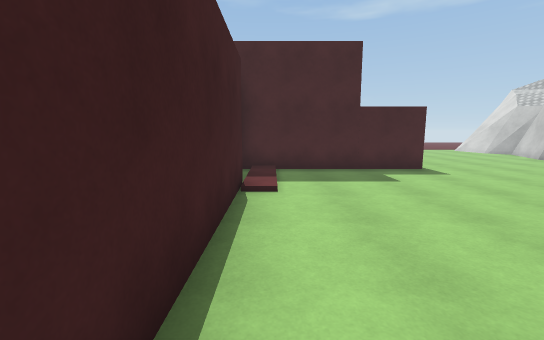
[1] (above)

16 first-person views from a walk through a Unity game level. The camera is 1.5 m above the floor, tilts 8° down and sees 90° across. The floor is counted in squares, 1.12 m on a side. Each view is taken from the middle of a square. On the plan, view 1 faces up. The plan holds only what a view shows up to about 13 squares ahead; the rest is blank. The place goes on beyond the plan. The player character is not drawn. Surface patterns are stand-ins for the level's own textures.

[2]
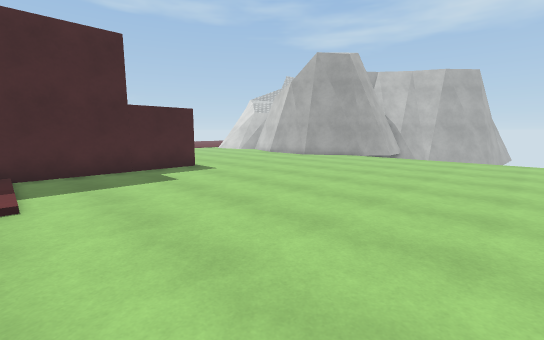

[3]
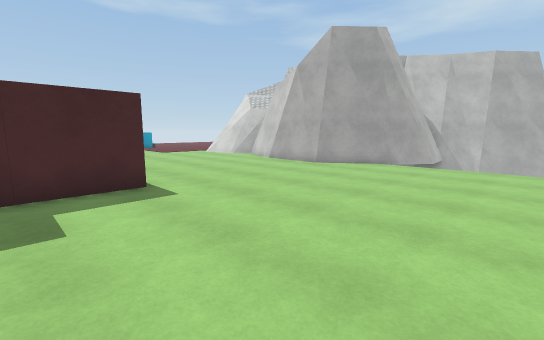

[4]
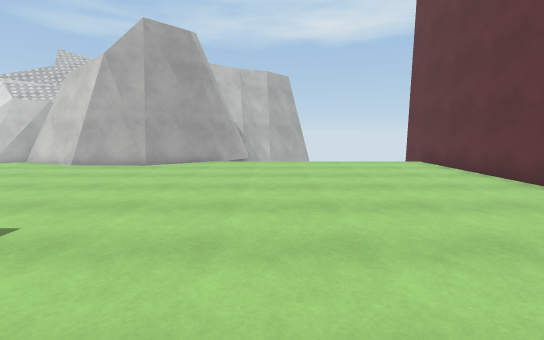

[5]
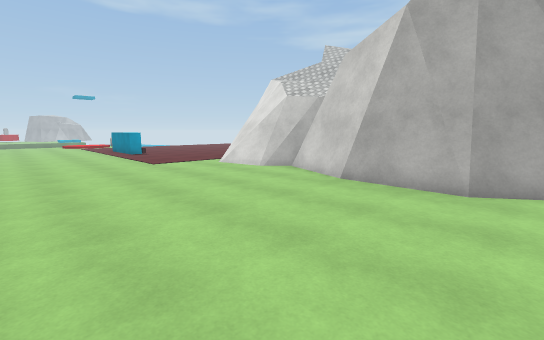

[6]
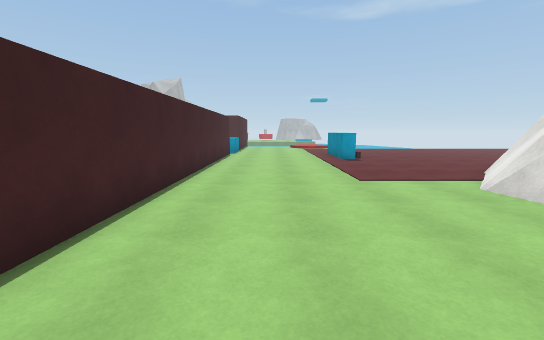

[7]
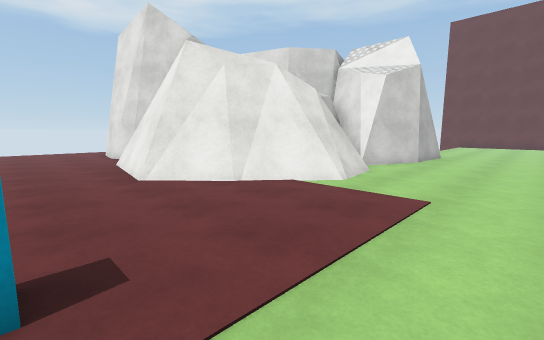

[8]
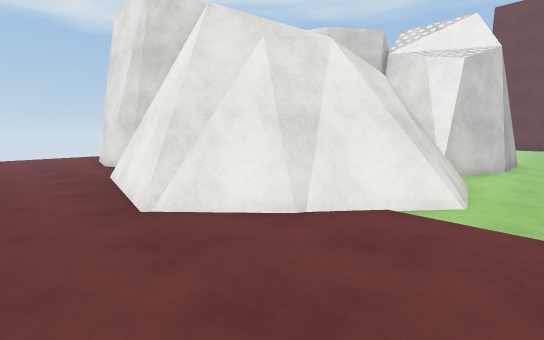

[9]
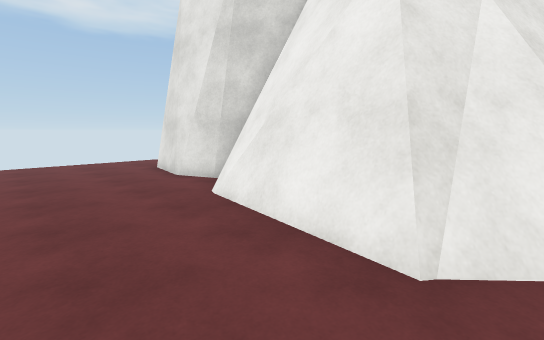

[10]
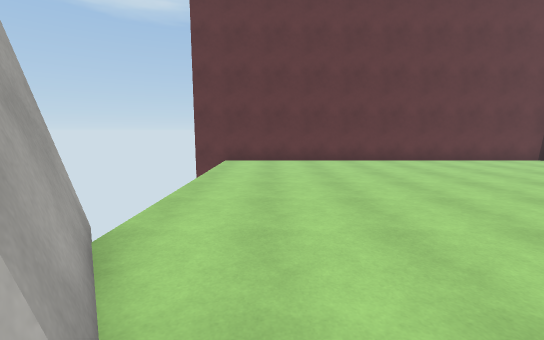

[11]
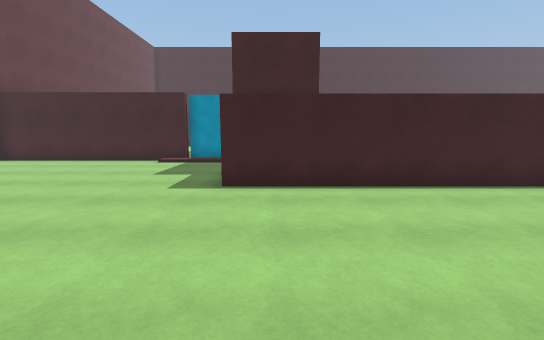

[12]
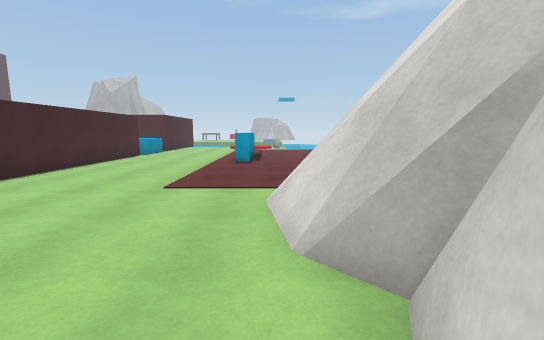

[13]
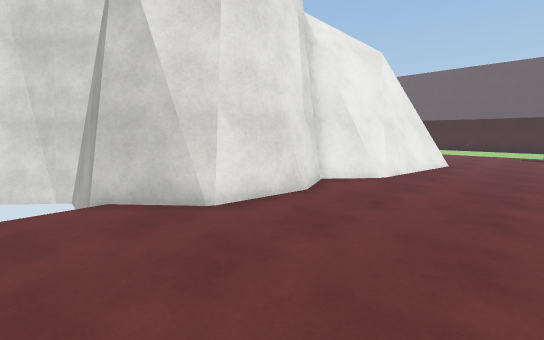

[14]
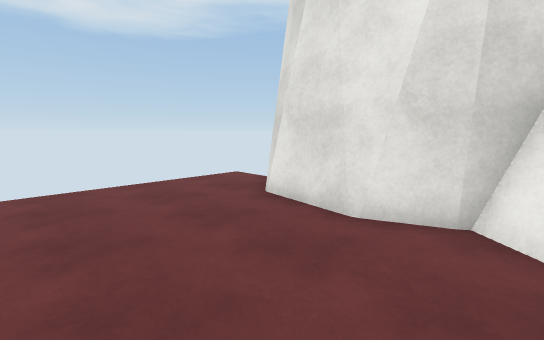

[15]
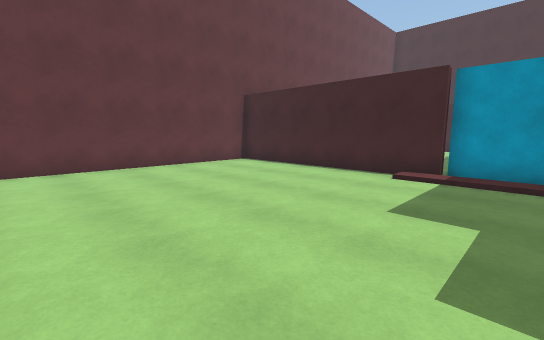

[16]
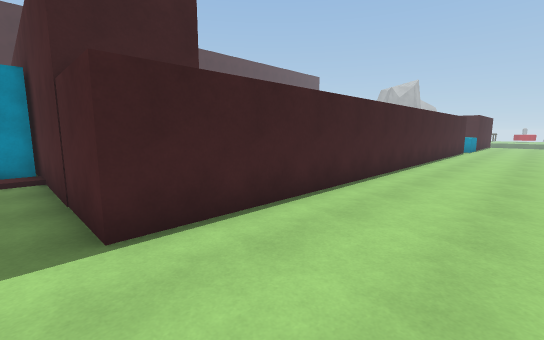

### Floor plan
Points are (right, up) in squares from view 1. A wall is a line through its corners. A room is listed if a view was taken in it or the views show most of it. See-through windows are left out.
Room 1 (views 1, 2, 3, 4, 5, 6, 7, 8, 9, 10, 11, 12, 13, 14, 15, 16)
walls: (12.9, 12.6) (14.3, 15.9); (12.9, 10) (12.8, 10.4) (12.9, 13.1); (13.1, 10.1) (12.9, 10.7); (14.8, 15.9) (14.1, 16.6); (14.5, 16.4) (14, 17.3) (13.8, 18.5); (13.9, 17) (13.6, 18.7); (15.1, 15.9) (14.4, 16.6); (14.7, 16.4) (14.3, 17.1) (14.1, 18.2); (13.6, 18.4) (13.6, 19.1) (15.1, 20.9); (13.8, 18.3) (13.9, 19) (15.2, 20.6); (14.6, 8) (13.1, 10.2); (14.2, 19) (15.3, 20.5); (14.8, 7.3) (12.8, 10.2); (15.9, 6.8) (14.8, 7.6); (15.9, 6.6) (15, 7.2) (14.5, 8.1); (15.2, 20.4) (15.5, 21.1) (16.7, 22.2); (15.1, 20.6) (15.5, 21.4); (15.2, 21.3) (16.8, 22.8); (15.4, 21.2) (16.7, 22.4); (16.7, 22.1) (17.2, 22.8); (16.6, 22.4) (16.9, 22.8) (20.2, 22.3); (17, 22.9) (20.3, 22.4) (21.1, 22.1) (22.3, 21.1); (16.8, 23.1) (20.5, 22.6); (-1.2, 9.8) (-1.2, 6.9); (20, 22.4) (21.2, 21.9); (12.1, 26) (11.4, 26); (-0.8, 7) (-0.8, -1.7) (15.6, -1.7); (21.1, 21.8) (22.1, 21) (22.8, 21.5); (22.3, 21.4) (23.9, 22.1) (26.4, 21.7) (27.9, 20); (5.4, 26.5) (5.4, 9.8) (-1.5, 9.8); (23.6, 21.8) (24.5, 22); (24.2, 21.9) (26.2, 21.6); (26, 21.7) (26.7, 21.3)
low walls: (14.3, 15.9) (13.4, 16.8); (14, 16.5) (13.6, 17.2); (14.6, 15.9) (13.7, 16.9) (13.3, 19.1); (14.2, 16.5) (13.9, 17); (13.3, 17.5) (13.1, 19.1); (13.3, 18.7) (13.4, 19.2) (15, 21.1); (13.2, 18.8) (13.2, 19.3) (13.4, 19.6); (13.5, 19.7) (14.2, 20.5); (14.4, 20.8) (14.8, 21.3); (15, 20.8) (15.2, 21.3); (14.9, 21.1) (15, 21.4) (16.8, 23.1); (16.5, 22.9) (16.8, 23.3) (20.6, 22.8); (20.8, 22.5) (21.2, 22.3) (22.3, 21.4); (21.2, 22.6) (22.5, 21.5)

Positions as (right, up) in squares from view 1, and headings:
1: (0, 0), facing up
2: (0, 0), facing up-right
3: (3, 3), facing up-right
4: (2, 5), facing right
5: (6, 9), facing up-right
6: (8, 13), facing up
7: (9, 26), facing down-right
8: (12, 25), facing down-right
9: (16, 26), facing down-right
10: (12, 11), facing down
11: (12, 11), facing left
12: (13, 14), facing up
13: (29, 26), facing down-left
14: (22, 26), facing down-right
15: (8, 9), facing down-left
16: (9, 9), facing up-left
